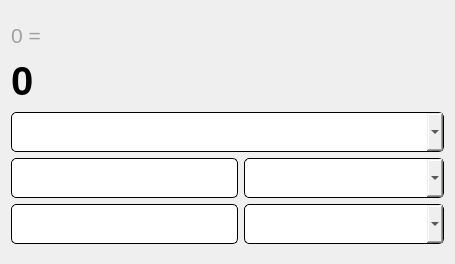
<?xml version="1.0" encoding="UTF-8"?>
<ui version="4.0">
 <class>Form</class>
 <widget class="QWidget" name="Form">
  <property name="geometry">
   <rect>
    <x>0</x>
    <y>0</y>
    <width>455</width>
    <height>264</height>
   </rect>
  </property>
  <property name="windowTitle">
   <string>单位换算器</string>
  </property>
  <property name="styleSheet">
   <string notr="true">.QComboBox {
	border-radius : 5%;
	border: 1px solid black;
}
.QLineEdit {
	border-radius: 5%;
	border: 1px solid black;
}
</string>
  </property>
  <layout class="QVBoxLayout" name="verticalLayout">
   <item>
    <layout class="QGridLayout" name="gridLayout">
     <item row="4" column="1">
      <widget class="QComboBox" name="inputTypeComboBox2">
       <property name="minimumSize">
        <size>
         <width>200</width>
         <height>40</height>
        </size>
       </property>
      </widget>
     </item>
     <item row="3" column="0">
      <widget class="QLineEdit" name="inputDataEditLine1">
       <property name="minimumSize">
        <size>
         <width>0</width>
         <height>40</height>
        </size>
       </property>
      </widget>
     </item>
     <item row="4" column="0">
      <widget class="QLineEdit" name="inputDataEditLine2">
       <property name="minimumSize">
        <size>
         <width>0</width>
         <height>40</height>
        </size>
       </property>
      </widget>
     </item>
     <item row="3" column="1">
      <widget class="QComboBox" name="inputTypeComboBox1">
       <property name="minimumSize">
        <size>
         <width>200</width>
         <height>40</height>
        </size>
       </property>
      </widget>
     </item>
     <item row="2" column="0" colspan="2">
      <widget class="QComboBox" name="dataTypeComboBox">
       <property name="minimumSize">
        <size>
         <width>0</width>
         <height>40</height>
        </size>
       </property>
      </widget>
     </item>
     <item row="1" column="0" colspan="2">
      <widget class="QLabel" name="transDataLabel">
       <property name="maximumSize">
        <size>
         <width>600</width>
         <height>50</height>
        </size>
       </property>
       <property name="font">
        <font>
         <pointsize>30</pointsize>
         <bold>true</bold>
        </font>
       </property>
       <property name="text">
        <string>0</string>
       </property>
      </widget>
     </item>
     <item row="0" column="0" colspan="2">
      <widget class="QLabel" name="originDataLabel">
       <property name="maximumSize">
        <size>
         <width>600</width>
         <height>30</height>
        </size>
       </property>
       <property name="font">
        <font>
         <pointsize>16</pointsize>
        </font>
       </property>
       <property name="styleSheet">
        <string notr="true">color: rgb(160, 160, 160)</string>
       </property>
       <property name="text">
        <string>0 = </string>
       </property>
      </widget>
     </item>
    </layout>
   </item>
  </layout>
 </widget>
 <resources/>
 <connections/>
</ui>
